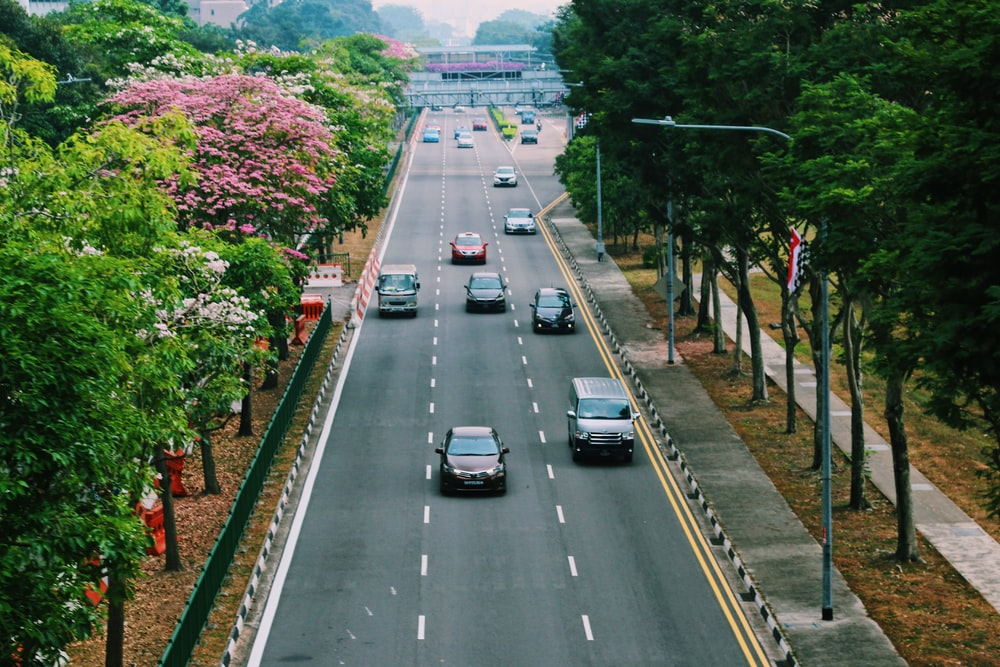
#> input picture photo-1594028411108-96a5b0302a4a.jpg, 1000 x 667 px, given in place of FroggerHighway_1.mp4, which was not available
$ python main.py
#> lines starting #> are read from the running program, lines starting #| are printed output that depends on the picture; after the words box and inside, x2 and y2 are one past the last pixel; in counts of white or black regions, pixels touching at a corner belong together; pictures that were not available may be replaced by others from this repository, and a replacement may not be noted
#pip intall opencv-contrib-python
import cv2 as cv
capture=cv.VideoCapture("FroggerHighway_1.mp4")
cars_cascade=cv.CascadeClassifier("cars.xml")
while True:
    ret,frames=capture.read()
#> frames is the input picture: shape (667, 1000, 3); mean B, G, R 74.7, 94, 80.1
    gray=cv.cvtColor(frames,cv.COLOR_BGR2GRAY)
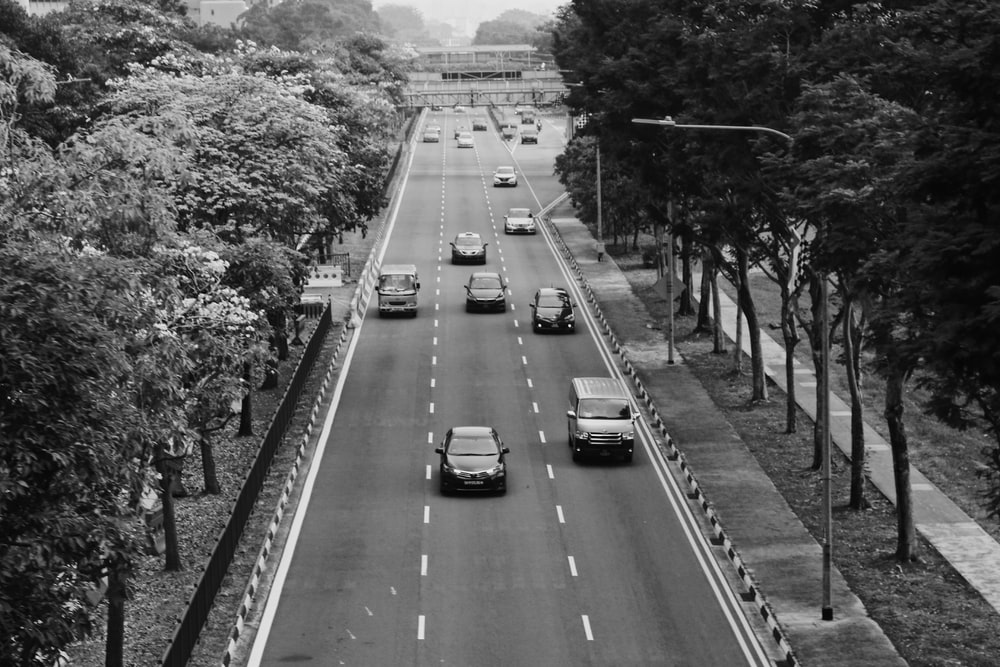
#> gray: shape (667, 1000); min 1, max 254, mean 87.6
    cars_detect=cars_cascade.detectMultiScale(gray,scaleFactor=1.1,minNeighbors=6)
#> cars_detect = [[510, 119, 37, 37], [483, 158, 42, 42], [494, 196, 57, 57], [434, 220, 65, 65], [357, 267, 75, 75], [449, 260, 75, 75], [421, 419, 110, 110], [541, 377, 124, 124]]
    for (x,y,w,h) in cars_detect:
        cv.rectangle(frames,(x,y),(x+w,y+h),(51,51,255),thickness=4)
        cv.putText(frames,"Cars",(x,y),cv.FONT_HERSHEY_SIMPLEX,2,(255,255,255),4)
#> this loop made 8 passes
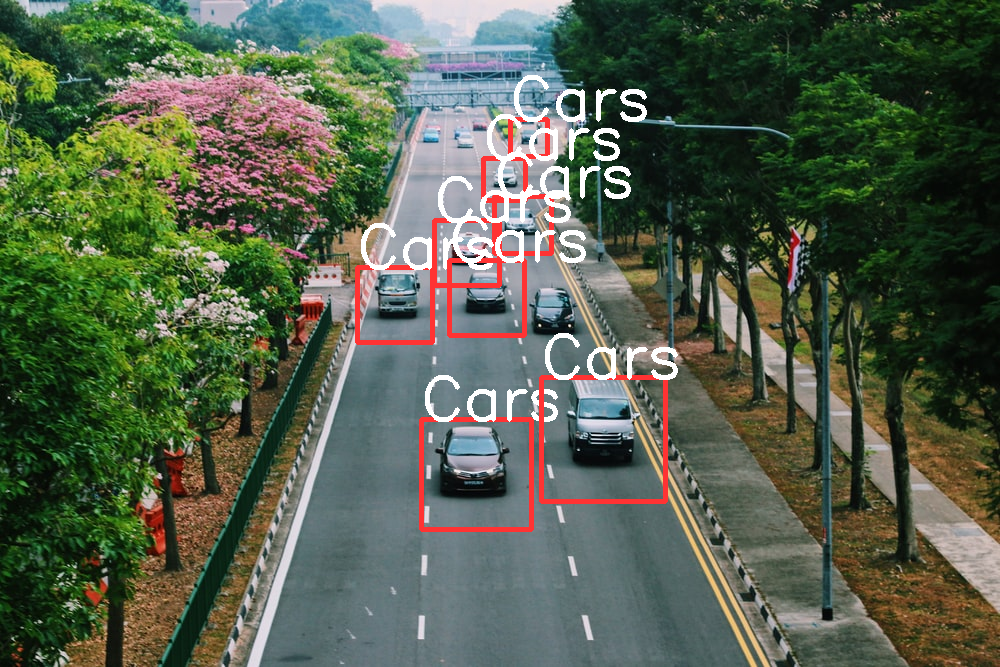
#> frames: shape (667, 1000, 3); 3.28% of pixels changed, all inside (x1, y1, x2, y2) = (355, 75, 678, 532)
    frames=cv.resize(frames,(400,400))
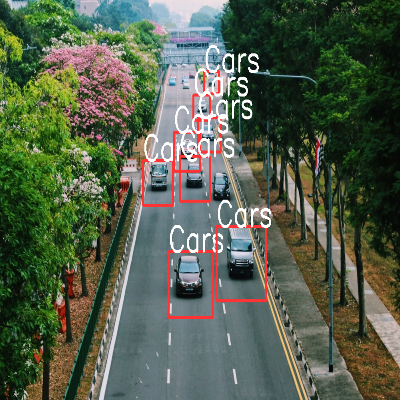
#> frames: shape (400, 400, 3); mean B, G, R 75.8, 95.1, 84.4
    cv.imshow("Cars",frames)
    if cv.waitKey(60)==ord("q"):
#> (key q is pressed here)
        break
cv.destroyAllWindows()

$ run again, on peak.jpg
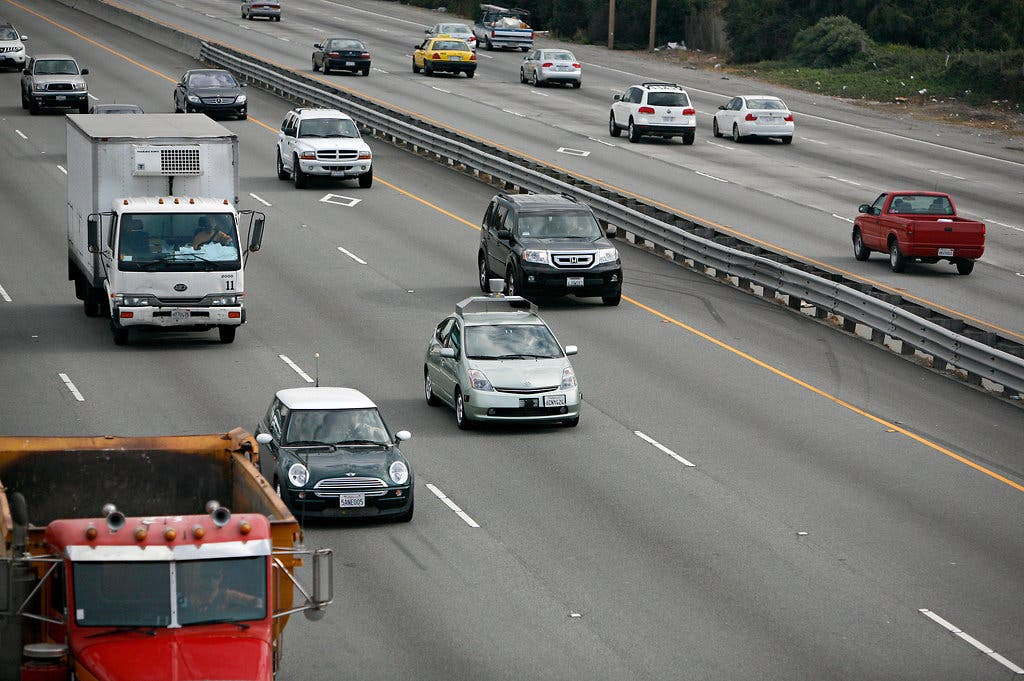
#> input picture peak.jpg, 1024 x 681 px, given in place of FroggerHighway_1.mp4, which was not available
#> frames is the input picture: shape (681, 1024, 3); mean B, G, R 106.5, 109.2, 111.6
#> cars_detect = [[749, 109, 54, 54], [522, 35, 77, 77], [480, 7, 66, 66], [11, 46, 98, 98], [253, 82, 152, 152]]
#> the loop `for (x,y,w,h) in cars_detect:` made 5 passes
#> after the loop `for (x,y,w,h) in cars_detect:`:
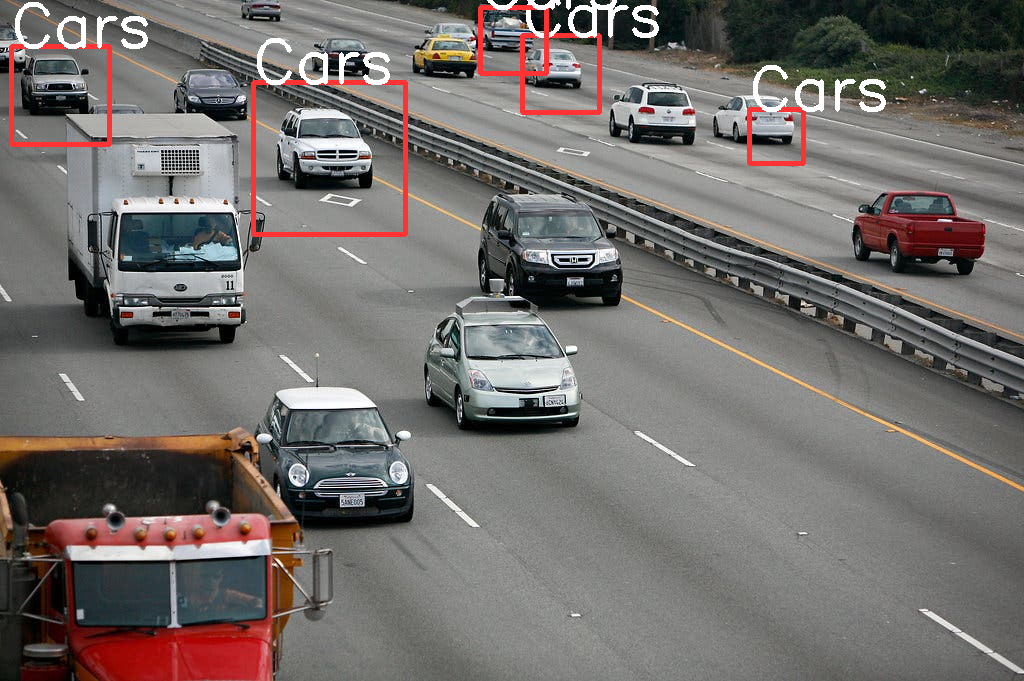
#> frames: shape (681, 1024, 3); 2.1% of pixels changed, all inside (x1, y1, x2, y2) = (9, 0, 886, 237)
#> `frames=cv.resize(frames,(400,400))`:
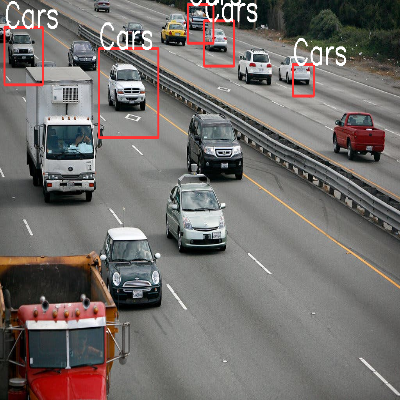
#> frames: shape (400, 400, 3); mean B, G, R 107.2, 109.9, 114.6

$ run again, on ting.jpg
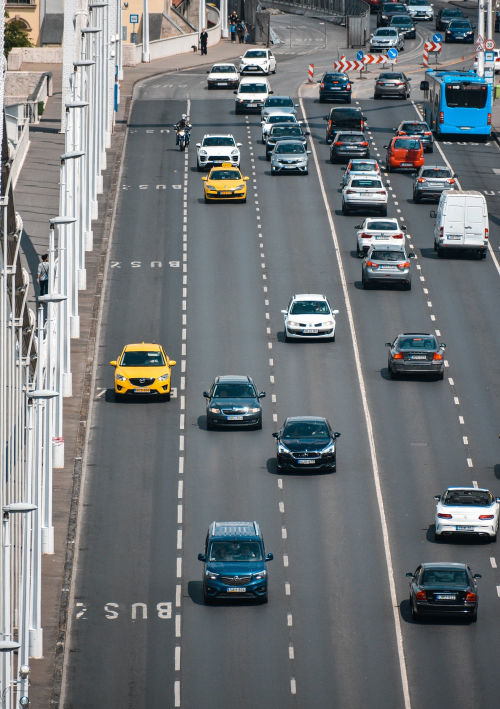
#> input picture ting.jpg, 1000 x 1418 px, given in place of FroggerHighway_1.mp4, which was not available (shown at 1/2 size)
#> frames is the input picture: shape (1418, 1000, 3); mean B, G, R 120.3, 118, 113.7
#> cars_detect = [[798, 42, 49, 49], [874, 46, 50, 50], [403, 241, 72, 72], [528, 279, 105, 105], [799, 331, 106, 106], [372, 304, 153, 153], [694, 475, 154, 154], [512, 804, 206, 206], [331, 1025, 264, 264]]
#> the loop `for (x,y,w,h) in cars_detect:` made 9 passes
#> after the loop `for (x,y,w,h) in cars_detect:`:
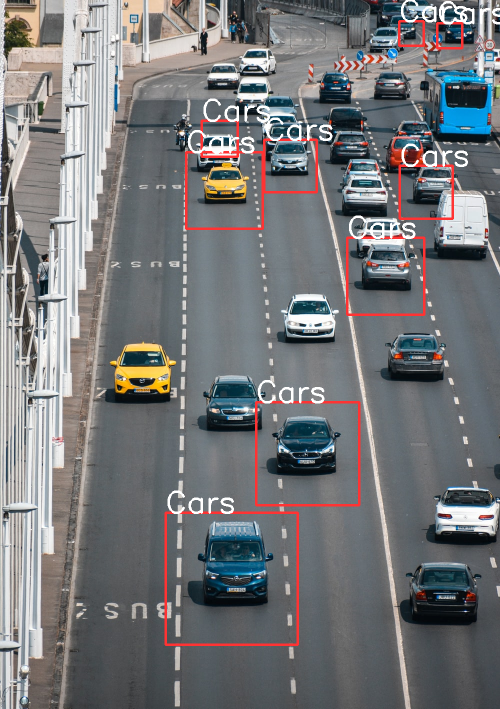
#> frames: shape (1418, 1000, 3) (shown at 1/2 size); 2.47% of pixels changed, all inside (x1, y1, x2, y2) = (329, 0, 1000, 1292)
#> `frames=cv.resize(frames,(400,400))`:
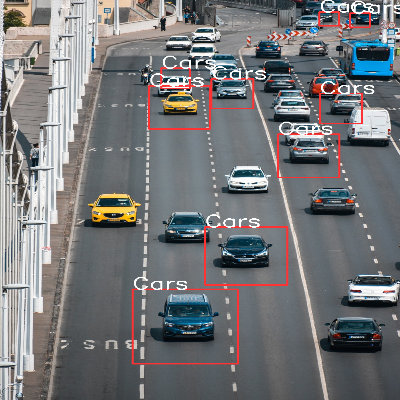
#> frames: shape (400, 400, 3); mean B, G, R 120.6, 118.4, 117.3
